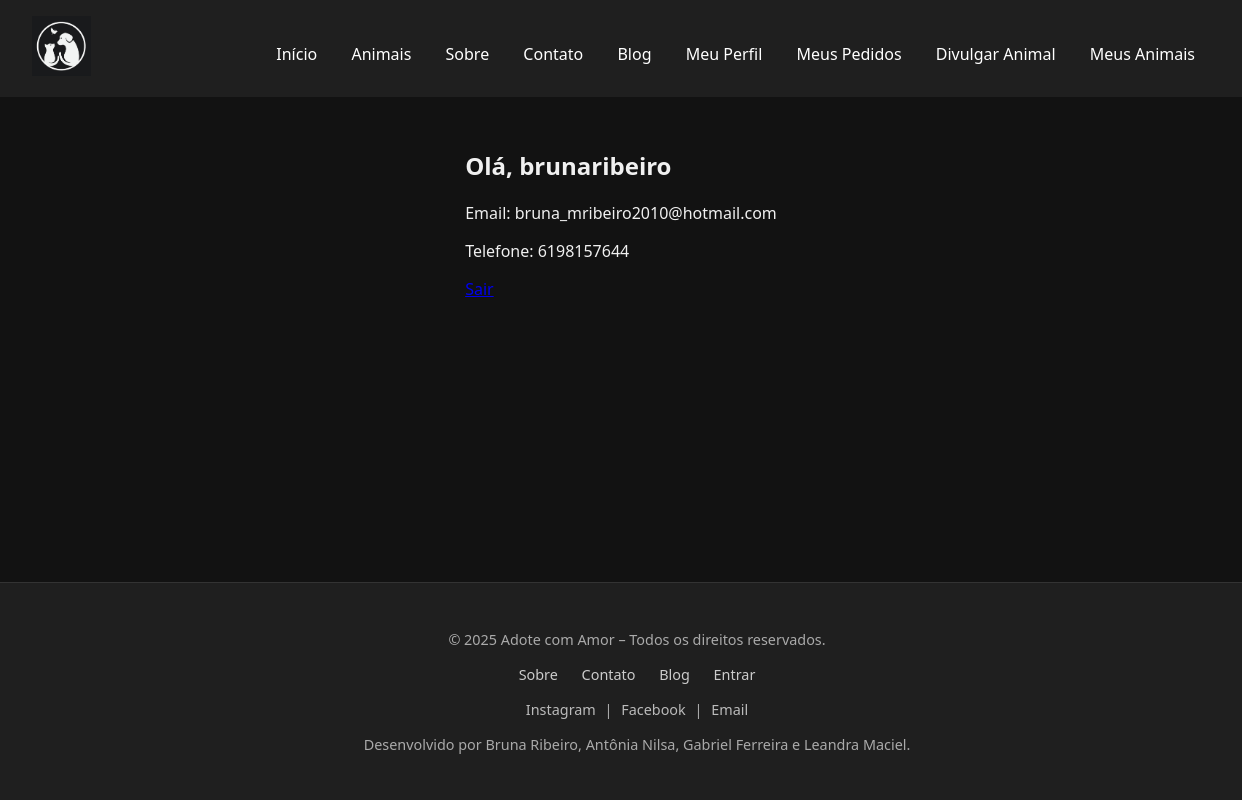
The page /conta/perfil/ (signed in) on the database its author committed.
### accounts/models.py (models this page shows, shortened)
class CustomUser(AbstractUser):
    username = None
    email = models.EmailField(unique=True)
    nome = models.CharField(max_length=100)
    telefone = models.CharField(max_length=20)
    USERNAME_FIELD = 'email'
    REQUIRED_FIELDS = ['nome', 'telefone']
    objects = CustomUserManager()

### accounts/views.py (the view)
# urls.py: path('perfil/', views.perfil, name='perfil'),
@login_required
def perfil(request):
    return render(request, 'accounts/perfil.html')

### templates/accounts/perfil.html (shortened to what this page needs)
{% extends 'core/base.html' %}
{% block content %}
<h2>Olá, {{ request.user.nome }}</h2>
<p>Email: {{ request.user.email }}</p>
<p>Telefone: {{ request.user.telefone }}</p>
<a href="{% url 'accounts:logout' %}">Sair</a>
{% endblock %}

### static/css/style.css (style rules this page uses)
html, body { height: 100%; }
body.dark { display: flex; flex-direction: column; min-height: 100vh; }
body.dark { background-color: #121212; color: #f0f0f0; font-family: 'Segoe UI', sans-serif; margin: 0; padding: 0; }

### rows shown on the page
CustomUser: user.nome "brunaribeiro", user.email "bruna_mribeiro2010@hotmail.com", user.telefone "6198157644"
